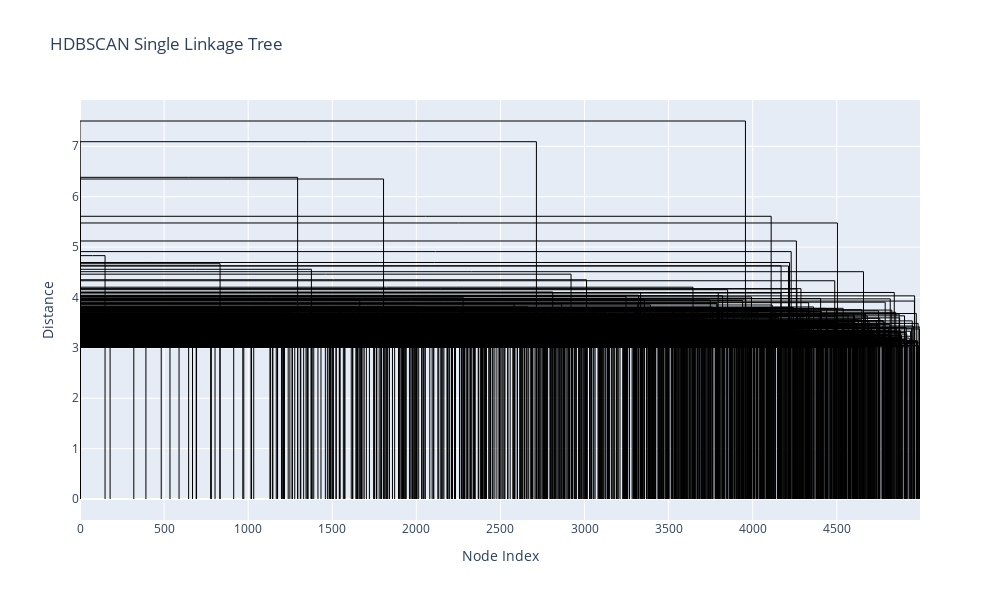

Source (notebook cell):
### Code cell
plot_hdbscan_single_linkage_plotly(clusterer, max_nodes=1000).show()
